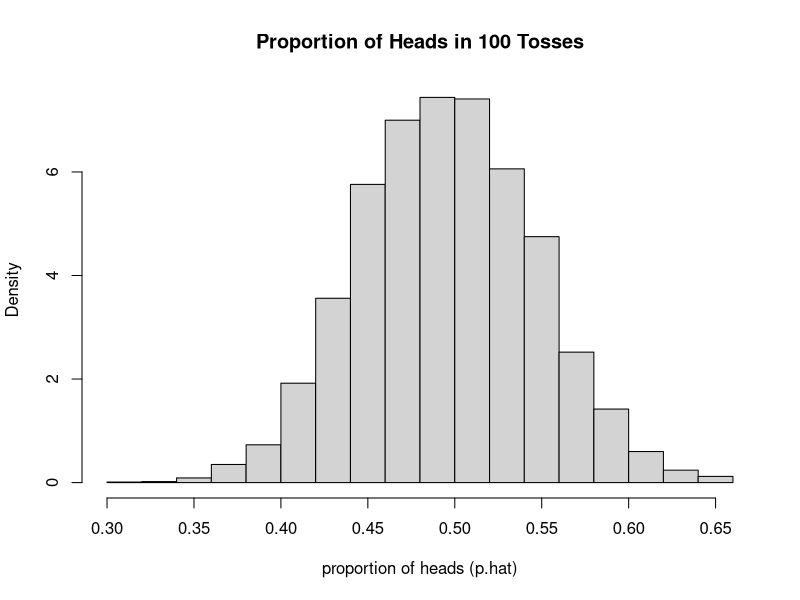
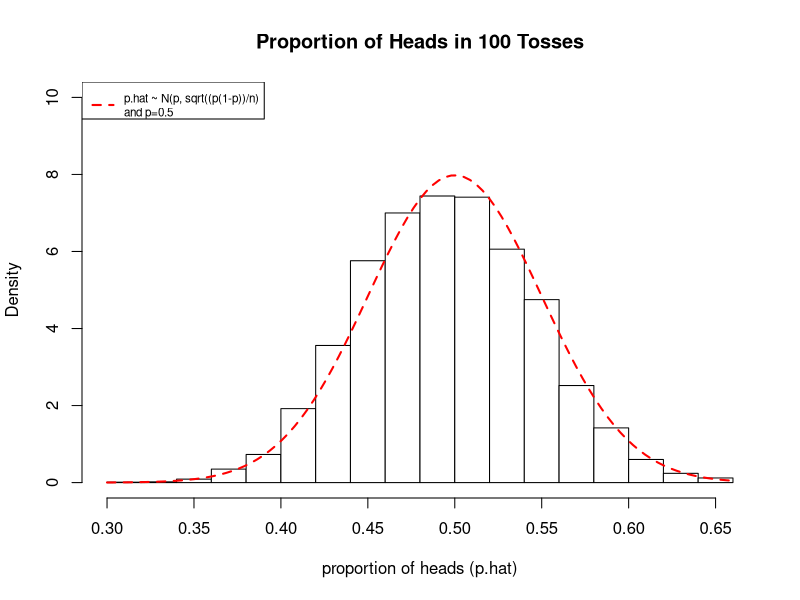
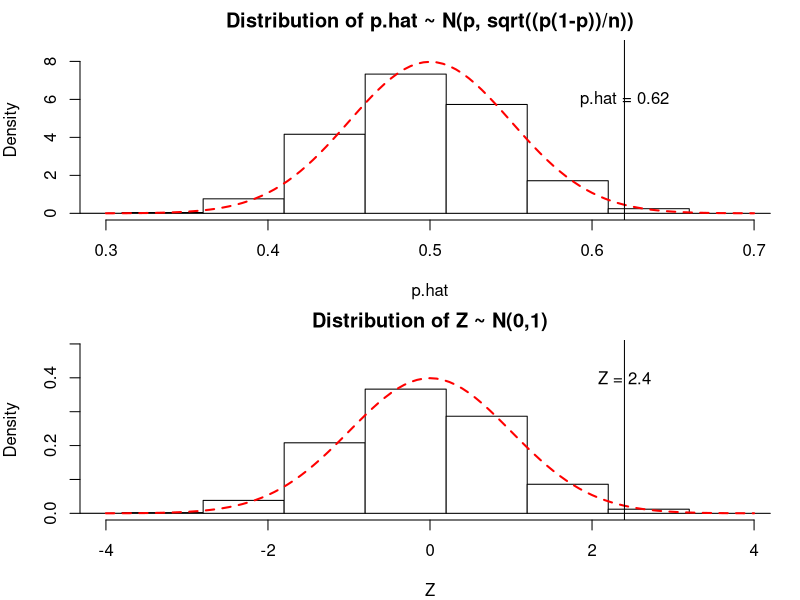
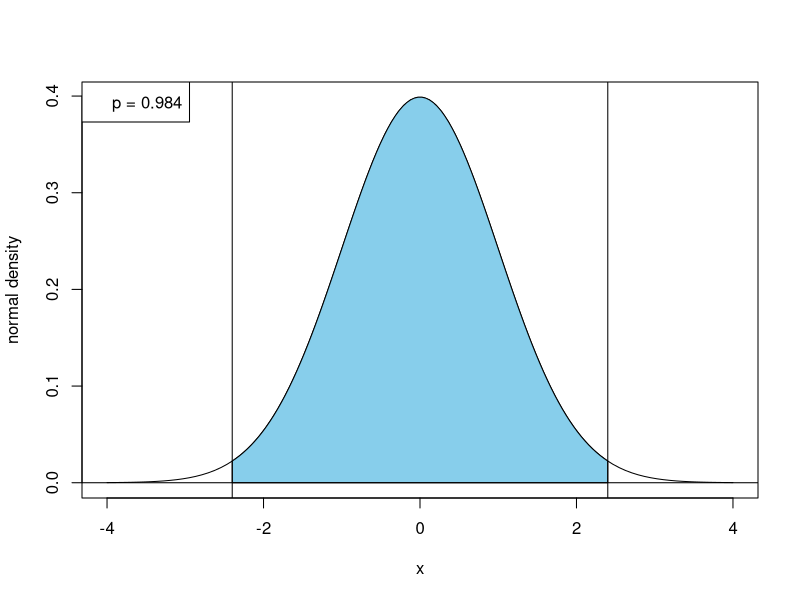
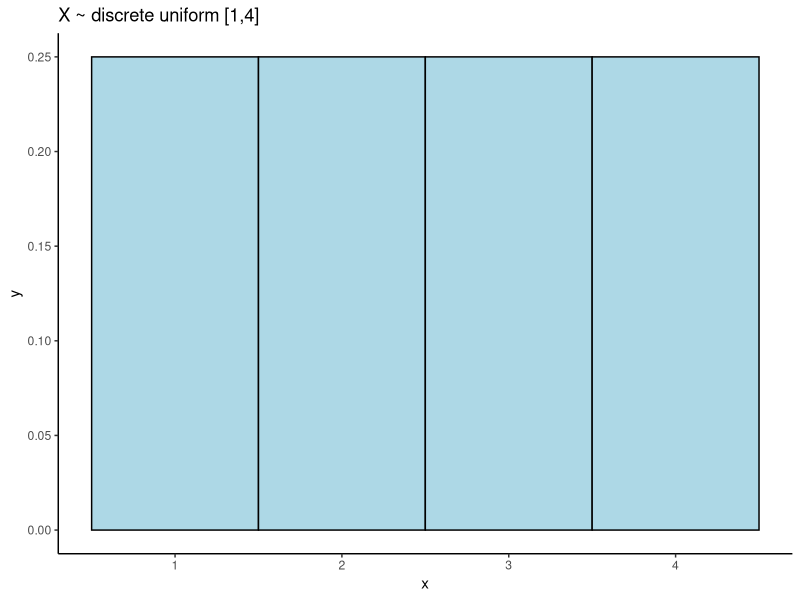
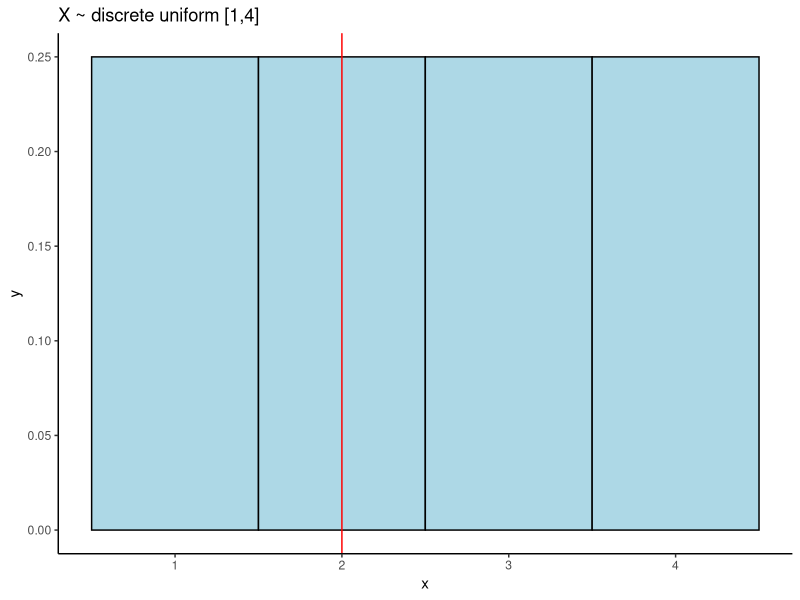
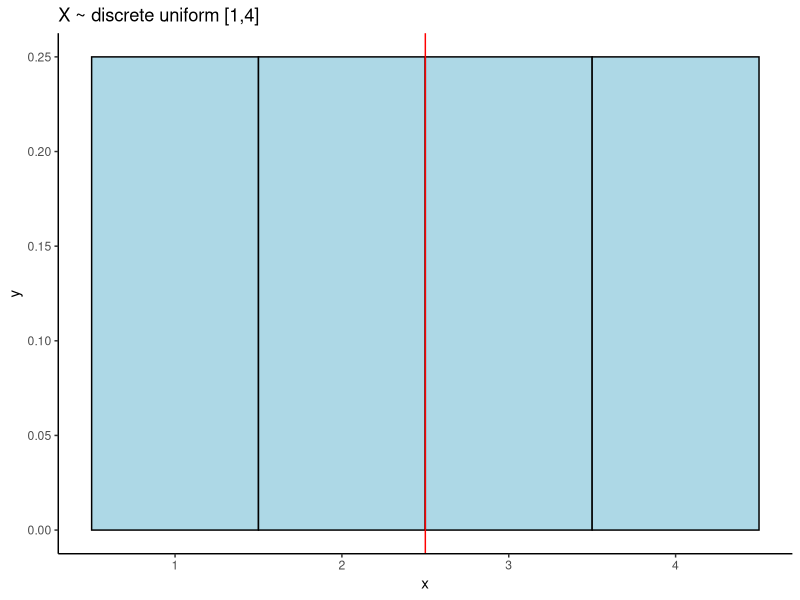

The R script that drew these images, in order:
####################################################
# Intro to hypothesis testing:
####################################################

###################################################################
# Suppose I want to determine if a coin is biased. 
# I'll flip the coin 100 times, if the proportion of heads I get
# is much more or less than I'd expect by chance, then
# I conclude the coin is biased.
###################################################################

# What proportion of heads do I expect to get by chance? 
# We will use simulations to get the empirical distribution 
# of this proportion
prop.heads <- function(n) {
  tosses <- sample(c("H", "T"), n, replace= TRUE)
  proportion <- sum(tosses == "H") / length(tosses)
  return(proportion)
}


p.hat = replicate(5000, prop.heads(100))
hist(p.hat, prob = TRUE, xlab = "proportion of heads (p.hat)", 
     main = "Proportion of Heads in 100 Tosses")

###############################################################
# Fact: if p.hat is the distribution of a sample proportion 
# calculated from a population with mean mu = p, then its 
# standard deviation is sigma / sqrt(n), where sigma = 
# sqrt(p(1-p)) and n is the sample size. Furthermore, 
# the distribution is approximately normal!
###############################################################

####################################################
# histogram with normal distribution
####################################################
hist.norm <- function(X, mu, sigma, ylim = NULL, ...) { 
  h = hist(X, plot = FALSE)
  col = rep("white", length(h$breaks))
  
  m = max( max(h$density), dnorm(mu, mean = mu, sd = sigma))
  m = m +0.1*m  
  if (is.null(ylim)) {
    ylim = c(0,m)
  }
  
  hist(X, prob = TRUE, ylim = ylim, col = col, ...)
  
  curve(dnorm(x, mean = mu, sd = sigma), col = "red", lty = 2, lwd = 2, 
        add = TRUE)
}

n <- 100 
p <- 0.5
mu <- p
sigma <- sqrt(p*(1-p))

hist.norm(p.hat, mu, sigma / sqrt(n), main = "Proportion of Heads in 100 Tosses",
          xlab = "proportion of heads (p.hat)", ylim = c(0,10))
legend("topleft", legend = "p.hat ~ N(p, sqrt((p(1-p))/n)\nand p=0.5",
       lwd = 2, lty = 2, col = "red", cex = .7)

#################################################
# The variable p.hat can be transformed
# Let Z = (p.hat - mu) / (sigma / sqrt(n)),
# and Z ~ N(0,1)
#################################################

#################################################
# Let's look at the distribution of Z and 
# compare this to the distribution of p.hat
# Let's also assume that when we flipped a coin
# 100 times, we got heads 62% of the time
#################################################

###############################################################
# observed.Z is our test statistic which follows
# a known distribution under the null hypothesis
# The p-value is the probability that under the null 
# hypothesis, the test statistic exceeds its value in 
# either direction

# You only need to understand the following from the code 
# below: The distribution of p.hat is (approximately) 
# normal with mean of p, and standard deviation of 
# sqrt(p(1-p)/n); we can calculate the z-value of p.hat by
# subtracting the mean and dividing by its standard deviation
###############################################################

Z <- (p.hat - mu) / (sigma / sqrt(n))
observed <- 0.62
observed.Z <- (observed - mu) / (sigma / sqrt(n))

## graphing parameters
m1 <- min(p.hat) - .05
m2 <- max(p.hat) + .05
breaks <- seq(m1, m2,by=.05)
breaksZ <- (breaks - mu) / (sigma / sqrt(n))
xlim <- c(0.3, 0.7)
xlimZ <- (xlim - mu) / (sigma / sqrt(n))
par.orig <- par(mfrow = c(2,1), mar = c(4,4,2,1))
hist.norm(p.hat, mu, sigma / sqrt(n), xlim = xlim, 
          main = "Distribution of p.hat ~ N(p, sqrt((p(1-p))/n))",
          xlab = "p.hat", breaks = breaks)
abline(v = observed)
text(0.62, 6, "p.hat = 0.62")
hist.norm(Z, 0, 1 , xlim = xlimZ, 
          main = "Distribution of Z ~ N(0,1)",
          xlab = "Z", breaks = breaksZ)
abline(v = observed.Z)
text(observed.Z, 0.4, "Z = 2.4")
par(par.orig)

# Note the relationship between the distributions! 
# P(p.hat > 0.62) is the same as P(Z > 2.4)

########################################################################
# Shades the area under the normal curve between a and b 
# This area corresponds to P (a <= x <= b) when X ~ N (mean, sd)
# For P (x <= b) set a = -Inf
# For P (x >= a) set b = Inf
########################################################################
shade.norm <- function(a,b, mean = 0, sd = 1,  ...) {
  m1 = mean-4*sd
  if (!is.infinite(a)) m1 = min(a,m1)
  m2 = mean+4*sd
  if (!is.infinite(b)) m2 = max(b,m2)
  
  x = seq(m1,m2, length.out = 100)
  plot(x, dnorm(x, mean = mean, sd = sd), type = "l", ylab = "normal density", ...)
  if (is.infinite(a)) a = m1
  if (is.infinite(b)) b = m2
  r = seq(a,b,length.out=100)
  cord.x <- c(a,r,b)
  cord.y <- c(0,dnorm(r, mean = mean, sd = sd),0)
  polygon(cord.x,cord.y,col='skyblue')
  abline(h = 0)
  
  p = pnorm(b, mean = mean, sd = sd) - pnorm(a, mean = mean, sd = sd)
  legend("topleft", legend = paste("p = ", round(p,3), sep = ""))
  
}

#####################################################
# p-value is area in unshaded region, corresponding
# to the probability of observing a test statistic
# more extreme (in either direction) than what is
# expected by chance (assuming H0 is true)
#####################################################
pos.observed.Z <- abs(observed.Z)
neg.observed.Z <- -pos.observed.Z
shade.norm(neg.observed.Z, pos.observed.Z)
abline(v = neg.observed.Z)
abline(v = pos.observed.Z)

p.value <- 2*(pnorm(neg.observed.Z))
p.value

#####################################################
# If p-value is small (generally < 0.05), we
# reject the null hypothesis and accept the
# alternative. This is because the observed test
# statistic is not likely under the null hypothesis
#####################################################

##################################################
# hypothesis test for single proportion in R
#################################################
# compare this to p-value above 
p1 <- prop.test(62, 100, correct = FALSE)
p1$p.value

# Note: we use double brackets to select the first
# element and drop the name, which is no longer relevant
sqrt(p1$statistic[[1]]) # the Z test statistic

# conclusion:
#  Because p-value < 0.05, we reject H0 and accept H1
#  We have sufficient evidence to conclude that the
#  coin is biased

###################################################
# Need for continuity correction:
# There is a limitation with the normal approximation,
# because we are using a continuous distribution
# to approximate a discrete random variable

# Consider the uniform probability distribution 
# for selecting a number X between 1 and 4

# What is P(X <= 2) 
###################################################

library(ggplot2)
df <- data.frame(x = 1:4, y = 1/4)
myplot <- ggplot(df, aes(x,y)) + 
  geom_col(color = 'black', fill = 'lightblue', width = 1) + 
  theme_classic() + ggtitle('X ~ discrete uniform [1,4]') 
myplot

# Note that looking at the area under the curve to the left of 
# 2 will not give us the correct answer:
myplot + geom_vline(xintercept = 2, color = 'red')

# This is because the 'bar' at 2 actually spans from
# 1.5 - 2.5. To find the area under the curve, we
# make a 'correction' by adding/subtracting 0.5

myplot + geom_vline(xintercept = 2.5, color = 'red')

###################################################

###################################################
## It is more accurate to use the 
## 'continuity correction' for hypothesis testing
## for a proportion, which makes an adjustment
## similar to the one described above
###################################################
p2 <- prop.test(62, 100, correct = TRUE)
p2$p.value


